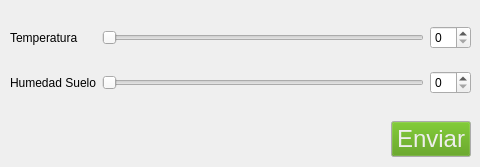
    <widget class="QWidget" name="configuracionTab">
     <attribute name="title">
      <string>Configuracion</string>
     </attribute>
     <widget class="QWidget" name="">
      <property name="geometry">
       <rect>
        <x>10</x>
        <y>10</y>
        <width>461</width>
        <height>101</height>
       </rect>
      </property>
      <layout class="QGridLayout" name="gridLayoutConfiguracion">
       <item row="0" column="1">
        <widget class="QSlider" name="sldTemperatura">
         <property name="orientation">
          <enum>Qt::Horizontal</enum>
         </property>
        </widget>
       </item>
       <item row="0" column="0">
        <widget class="QLabel" name="lblTemperatura">
         <property name="text">
          <string>Temperatura</string>
         </property>
        </widget>
       </item>
       <item row="1" column="0">
        <widget class="QLabel" name="lblHumedadS">
         <property name="text">
          <string>Humedad Suelo</string>
         </property>
        </widget>
       </item>
       <item row="1" column="1">
        <widget class="QSlider" name="sldHumedadS">
         <property name="orientation">
          <enum>Qt::Horizontal</enum>
         </property>
        </widget>
       </item>
       <item row="1" column="2">
        <widget class="QSpinBox" name="spnHumedadS"/>
       </item>
       <item row="0" column="2">
        <widget class="QSpinBox" name="spnTemperatura"/>
       </item>
      </layout>
     </widget>
     <widget class="QWidget" name="">
      <property name="geometry">
       <rect>
        <x>10</x>
        <y>120</y>
        <width>461</width>
        <height>38</height>
       </rect>
      </property>
      <layout class="QGridLayout" name="gridLayoutConfigSend">
       <item row="0" column="0">
        <widget class="QLabel" name="lblSendConf">
         <property name="text">
          <string/>
         </property>
        </widget>
       </item>
       <item row="0" column="1" alignment="Qt::AlignRight">
        <widget class="QPushButton" name="btnSendConf">
         <property name="palette">
          <palette>
           <active>
            <colorrole role="Button">
             <brush brushstyle="SolidPattern">
              <color alpha="255">
               <red>78</red>
               <green>154</green>
               <blue>6</blue>
              </color>
             </brush>
            </colorrole>
            <colorrole role="ButtonText">
             <brush brushstyle="SolidPattern">
              <color alpha="255">
               <red>238</red>
               <green>238</green>
               <blue>236</blue>
              </color>
             </brush>
            </colorrole>
           </active>
           <inactive>
            <colorrole role="Button">
             <brush brushstyle="SolidPattern">
              <color alpha="255">
               <red>78</red>
               <green>154</green>
               <blue>6</blue>
              </color>
             </brush>
            </colorrole>
            <colorrole role="ButtonText">
             <brush brushstyle="SolidPattern">
              <color alpha="255">
               <red>238</red>
               <green>238</green>
               <blue>236</blue>
              </color>
             </brush>
            </colorrole>
           </inactive>
           <disabled>
            <colorrole role="Button">
             <brush brushstyle="SolidPattern">
              <color alpha="255">
               <red>78</red>
               <green>154</green>
               <blue>6</blue>
              </color>
             </brush>
            </colorrole>
            <colorrole role="ButtonText">
             <brush brushstyle="SolidPattern">
              <color alpha="255">
               <red>190</red>
               <green>190</green>
               <blue>190</blue>
              </color>
             </brush>
            </colorrole>
           </disabled>
          </palette>
         </property>
         <property name="font">
          <font>
           <pointsize>18</pointsize>
          </font>
         </property>
         <property name="cursor">
          <cursorShape>PointingHandCursor</cursorShape>
         </property>
         <property name="layoutDirection">
          <enum>Qt::LeftToRight</enum>
         </property>
         <property name="text">
          <string>Enviar</string>
         </property>
        </widget>
       </item>
      </layout>
     </widget>
    </widget>
